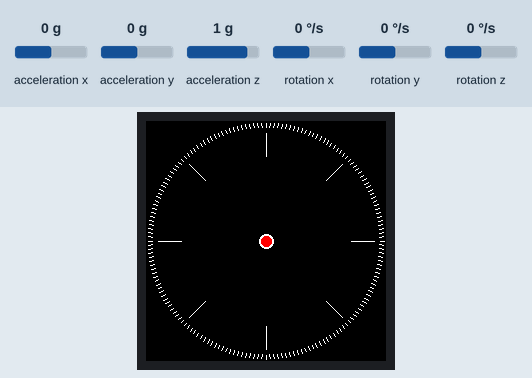
Simulated run of this program. Board: ESP8266 (NodeMCU). On the bench: 240×240 colour display. Inputs (shaded band) come from the test bench; at power-on: acceleration x 0 g, acceleration y 0 g, acceleration z 1 g, rotation x 0 °/s, rotation y 0 °/s, rotation z 0 °/s.

Above: at 4.4 s.
4.5 s: acceleration x set to -1.4 g
At 5.6 s:
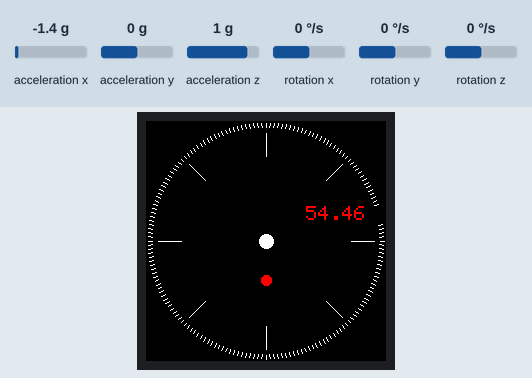
6.0 s: acceleration y set to -1.4 g
At 7.0 s:
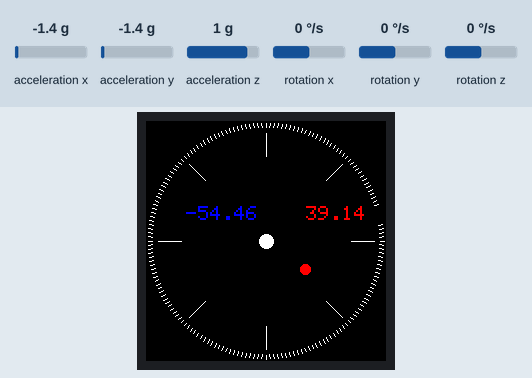
7.5 s: acceleration z set to -1.4 g
At 8.1 s:
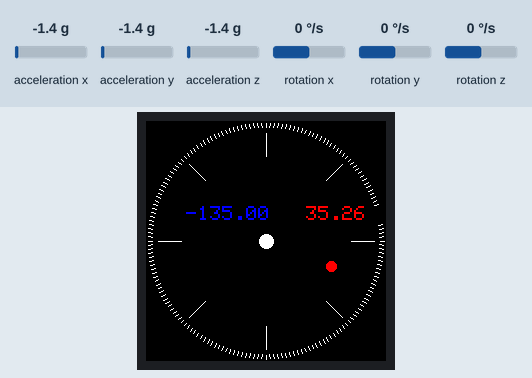
9.0 s: acceleration x set to -0.8 g
At 10.3 s:
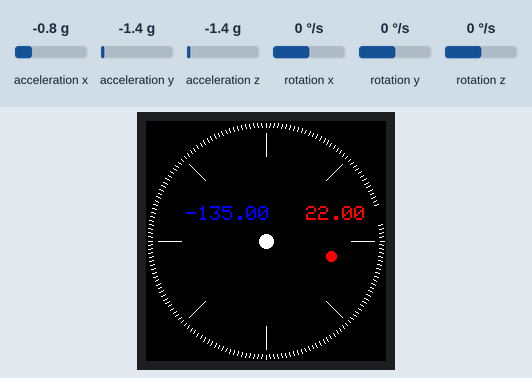
Timing chart, 0 to 11.5 s (numbered marks = the images above; inputs shaded):
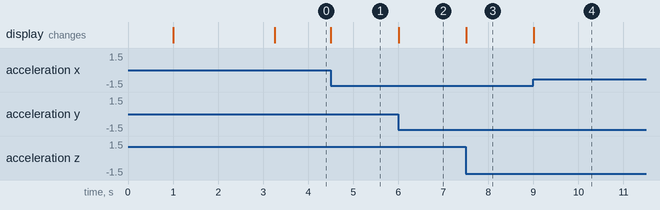

The program:

main.cpp
```cpp
#include <Arduino.h>
#include "MPU6050.h"
#include "SPI.h"
#include "Adafruit_GFX.h"
#include "Adafruit_GC9A01A.h"
#include "Wire.h"

#define TFT_DC D3
#define TFT_CS D8
#define DEG2RAD 0.0174532925
// some extra colors
#define BLACK      0x0000
#define RED        0xF800
#define WHITE      0xFFFF
#define ORANGE     0xFBE0
#define GREY       0x84B5
#define BORDEAUX   0xA000
#define GREEN      0x07E0
#define BLUE       0x001F
const uint16_t AccelScaleFactor = 16384;

Adafruit_GC9A01A tft(TFT_CS, TFT_DC);
MPU6050 mpu;

// values from MPU6050
int16_t AccelX = 0;
int16_t AccelY = 0;
int16_t AccelZ = 0;
int16_t GyroX = 0;
int16_t GyroY = 0;
int16_t GyroZ = 0;

void readMPUData(float &roll, float &pitch)
{
  // sensitivity scale factor respective to full scale setting provided in datasheet
  const uint16_t GyroScaleFactor = 131;
  mpu.getMotion6(&AccelX, &AccelY, &AccelZ, &GyroX, &GyroY, &GyroZ);
  //divide each with their sensitivity scale factor
  const double Ax = (double)AccelX/AccelScaleFactor;
  const double Ay = (double)AccelY/AccelScaleFactor;
  const double Az = (double)AccelZ/AccelScaleFactor;
  const double Gx = (double)GyroX/GyroScaleFactor;
  const double Gy = (double)GyroY/GyroScaleFactor;
  const double Gz = (double)GyroZ/GyroScaleFactor;

  // formula from https://wiki.dfrobot.com/How_to_Use_a_Three-Axis_Accelerometer_for_Tilt_Sensing
  roll = atan2(Ay , Az) * 180.0 / PI;
  pitch = atan2(-Ax , sqrt(Ay * Ay + Az * Az)) * 180.0 / PI; //account for roll already applied
  return;
  Serial.print("Ax: "); Serial.print(Ax);
  Serial.print(" Ay: "); Serial.print(Ay);
  Serial.print(" Az: "); Serial.print(Az);
  Serial.print(" Gx: "); Serial.print(Gx);
  Serial.print(" Gy: "); Serial.print(Gy);
  Serial.print(" Gz: "); Serial.print(Gz);
  Serial.print(" Roll: "); Serial.print(roll, 1);
  Serial.print(" Pitch: "); Serial.println(pitch,1);
}

void createDial ()
{
  tft.setTextColor (WHITE, GREY);
  tft.fillCircle(120, 120, 120, BLACK);

  // line small segment ruller
  for (int i = 0; i < 360; i+= 2)
  {
     const float sx = cos((i-90)*DEG2RAD);
     const float sy = sin((i-90)*DEG2RAD);
     const int16_t x0 = sx*118+120;
     const int16_t yy0 = sy*118+120;
     const int16_t x1 = sx*114+120;
     const int16_t yy1 = sy*114+120;
     tft.drawLine(x0, yy0, x1, yy1, WHITE);
  }

  // draw 45 degree segments
  for (int i = 0; i<360; i+= 45)
  {
     const float sx = cos((i-90)*DEG2RAD);
     const float sy = sin((i-90)*DEG2RAD);
     const int16_t x0 = sx*108+120;
     const int16_t yy0 = sy*108+120;
     const int16_t x1 = sx*85+120;
     const int16_t yy1 = sy*85+120;
     tft.drawLine(x0, yy0, x1, yy1, WHITE);
  }
}

// Indicator class definition
class Indicator
{
public:
    Indicator(int x, int y, bool showInt = true) : m_x(x), m_y(y), m_value(0.0f),
      m_oldShownValue(0.), m_visible(true), m_showInt(showInt)
    {
    }
    void setVisible(bool visible)
    {
      if(m_visible != visible)
        {
          m_visible = visible;
          if (m_visible)
            update(); // update the indicator if it is visible
        }
    }
    void setValue(float value)
    {
      // update the value
      m_value = value; // store the current value
      update();
    }
    void update()
    {
      if (m_showInt)
      {
        const int value2show = abs((int)m_value);
        if ((int)m_oldShownValue != value2show)
        {
          tft.fillRect(m_x, m_y, 50, 16, BLACK);
          tft.setCursor(m_x, m_y);
          if(m_value < 0)
            tft.setTextColor (BLUE, BLACK);
          else
            tft.setTextColor (RED, BLACK);
          tft.print(value2show);
          m_oldShownValue = value2show; // update old shown value
        }
      }
      else
      {
        const float value2show = m_value;
        if (abs(m_oldShownValue - value2show) > 0.05)
        {
          tft.fillRect(m_x, m_y, 85, 16, BLACK);
          tft.setCursor(m_x, m_y);
          if(m_value < 0)
            tft.setTextColor (BLUE, BLACK);
          else
            tft.setTextColor (RED, BLACK);
          tft.print(value2show, 2);
          m_oldShownValue = value2show; // update old shown value
        }
      }
    }
private:
    int m_x = 0;
    int  m_y = 0;
    float m_oldShownValue = 0.;
    float m_value = 0.;
    bool m_visible = true;
    bool m_showInt = true; // show integer values or float
};

Indicator rollIndicator(40, 85, false);
Indicator pitchIndicator(160, 85, false);
//Indicator accelIndicator(90, 160, false); // show float values

void drawCurrentState()
{
  // get the roll and pitch
  float roll, pitch;
  readMPUData(roll, pitch);
  // constants to draw
  const int centerX = 120;
  const int centerY = 120;
  const int maxOffset = 70;
  const int radius = 5;
  // variables to store old data
  static int oldX = -120; // set to a value that is not possible
  static int oldY = -120; // set to a value that is not possible

  tft.setTextSize(2);

  // draw roll
  rollIndicator.setValue(roll); // update the indicator with roll value

  // draw pitch
  pitchIndicator.setValue(pitch); // update the indicator with pitch value

  // Calculate summary acceleration (magnitude)
  //double Ax = (double)AccelX / AccelScaleFactor;
  //double Ay = (double)AccelY / AccelScaleFactor;
  //double Az = (double)AccelZ / AccelScaleFactor;
  //double summaryAccel = sqrt(Ax * Ax + Ay * Ay + Az * Az);
  //accelIndicator.setValue(summaryAccel); // update the indicator with summary acceleration value

  // Draw red circle based on roll and pitch
  // Map roll and pitch to display coordinates
  // Assume roll and pitch range from -45 to +45 degrees
  const float maxAngle = 90.0;
  // Clamp roll and pitch
  float clampedRoll = constrain(roll, -maxAngle, maxAngle);
  float clampedPitch = constrain(pitch, -maxAngle, maxAngle);
  // Map to display (move circle from center to edge)
  const int x = centerX - (int)(clampedRoll / maxAngle * (maxOffset - radius));
  const int y = centerY + (int)(clampedPitch / maxAngle * (maxOffset - radius));
  // draw only if position changed
  if(x != oldX || y != oldY)
  {
    // Clear the previous circle
    tft.fillCircle(oldX, oldY, radius, BLACK);
    // draw central mark
    tft.fillCircle(centerX, centerY, radius + 2, WHITE);
    // Draw the red circle
    tft.fillCircle(x, y, radius, RED);
    oldX = x; // update oldX
    oldY = y; // update oldY
  }
}

void calibration()
{
  const int BUFFER_SIZE = 100; // number of measurements for averaging
  long offsets[6];
  long offsetsOld[6];
  int16_t mpuGet[6];
  // use standard accuracy
  mpu.setFullScaleAccelRange(MPU6050_ACCEL_FS_2);
  mpu.setFullScaleGyroRange(MPU6050_GYRO_FS_250);
  // reset offsets
  mpu.setXAccelOffset(0);
  mpu.setYAccelOffset(0);
  mpu.setZAccelOffset(0);
  mpu.setXGyroOffset(0);
  mpu.setYGyroOffset(0);
  mpu.setZGyroOffset(0);
  delay(10);
  tft.setTextColor (WHITE, BLACK);
  tft.setCursor(20, 100);
  tft.setTextSize(1);
  tft.println("Calibration start. It will take about 5 seconds");
  for (byte n = 0; n < 10; n++)
  {     // 10 calibration iterations
    for (byte j = 0; j < 6; j++)
    {    // reset calibration array
      offsets[j] = 0;
    }
    for (byte i = 0; i < 100 + BUFFER_SIZE; i++)
    { // perform BUFFER_SIZE measurements for averaging
      mpu.getMotion6(&mpuGet[0], &mpuGet[1], &mpuGet[2], &mpuGet[3], &mpuGet[4], &mpuGet[5]);
      if (i >= 99)
      {                         // skip the first 99 measurements
        for (byte j = 0; j < 6; j++)
        {
          offsets[j] += (long)mpuGet[j];   // write to calibration array
        }
      }
    }
    for (byte i = 0; i < 6; i++)
    {
      offsets[i] = offsetsOld[i] - ((long)offsets[i] / BUFFER_SIZE); // take into account previous calibration
      if (i == 2) offsets[i] += 16384;                               // if Z axis, calibrate to 16384
      offsetsOld[i] = offsets[i];
    }
    // set new offsets
    mpu.setXAccelOffset(offsets[0] / 8);
    mpu.setYAccelOffset(offsets[1] / 8);
    mpu.setZAccelOffset(offsets[2] / 8);
    mpu.setXGyroOffset(offsets[3] / 4);
    mpu.setYGyroOffset(offsets[4] / 4);
    mpu.setZGyroOffset(offsets[5] / 4);
    delay(2);
  }
  // output to port
  tft.println("Calibration end. Your offsets:");
  tft.println("accX accY accZ gyrX gyrY gyrZ");
  tft.print(mpu.getXAccelOffset()); tft.print(", ");
  tft.print(mpu.getYAccelOffset()); tft.print(", ");
  tft.print(mpu.getZAccelOffset()); tft.print(", ");
  tft.print(mpu.getXGyroOffset()); tft.print(", ");
  tft.print(mpu.getYGyroOffset()); tft.print(", ");
  tft.print(mpu.getZGyroOffset()); tft.println(" ");

  Serial.println("Calibration end. Your offsets:");
  Serial.println("accX accY accZ gyrX gyrY gyrZ");
  Serial.println(mpu.getXAccelOffset()); tft.print(", ");
  Serial.println(mpu.getYAccelOffset()); tft.print(", ");
  Serial.println(mpu.getZAccelOffset()); tft.print(", ");
  Serial.println(mpu.getXGyroOffset()); tft.print(", ");
  Serial.println(mpu.getYGyroOffset()); tft.print(", ");
  Serial.println(mpu.getZGyroOffset()); tft.println(" ");
}
void setup()
{
  Wire.begin(D2, D1);
  Serial.begin(115200);
  mpu.initialize();
  delay(1000);
  tft.begin ();
  tft.setRotation (2);
  tft.fillScreen (BLACK);
  delay(1000);
  if(1)
  {
    // I got this values from calibration
    mpu.setXAccelOffset(-7254);
    mpu.setYAccelOffset(4320);
    mpu.setZAccelOffset(9998);
    mpu.setXGyroOffset(-37);
    mpu.setYGyroOffset(-41);
    mpu.setZGyroOffset(-36);
  }
  else
  {
    // do calibration
    calibration();
  }
  delay(1000);
  createDial ();
}

void loop()
{
  drawCurrentState();
}
```

Measured:
- after the input at 4.5 s, the display: changes at once (image 1)
- after the input at 6.0 s, the display: changes at once (image 2)
- after the input at 7.5 s, the display: changes at once (image 3)
- after the input at 9.0 s, the display: changes at once (image 4)
